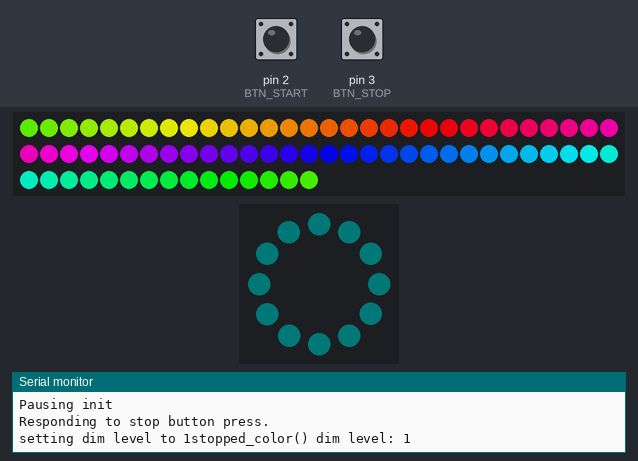
The sketch below on a simulated Arduino Uno, built with avr-gcc and run on an emulated ATmega328P. On the bench: 75 RGB LEDs in strip order, left to right, continuing on the next row, 12 RGB LEDs in a ring, first at the top, clockwise, the last lines printed to the serial monitor. The test bench sets the inputs (shaded band); at power-on: pin 2 (BTN_START) LOW, pin 3 (BTN_STOP) LOW. Dim RGB values are drawn brighter than linear.

Above: at 3.54 s.
3.6 s: pin 2 (BTN_START) pulled HIGH for 0.15 s
At 4.2 s:
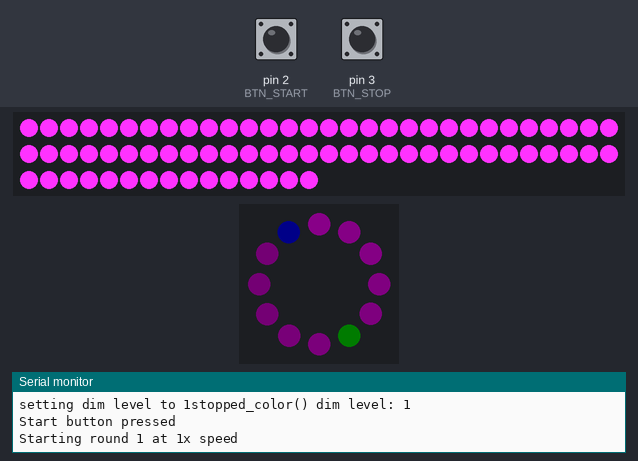
5.2 s: pin 3 (BTN_STOP) pulled HIGH for 0.15 s
At 7.66 s:
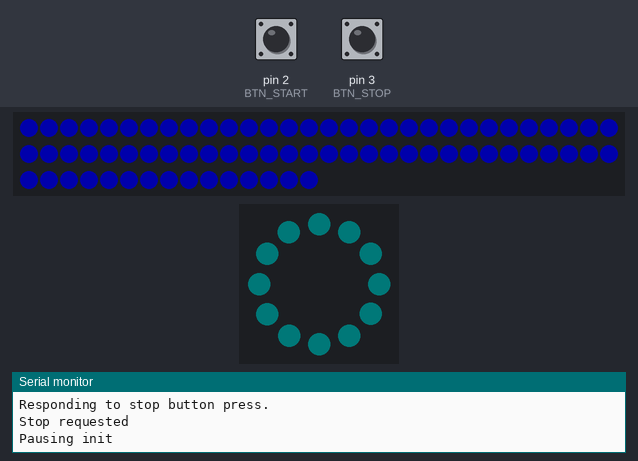
8.3 s: pin 3 (BTN_STOP) pulled HIGH for 1 s
At 9.5 s:
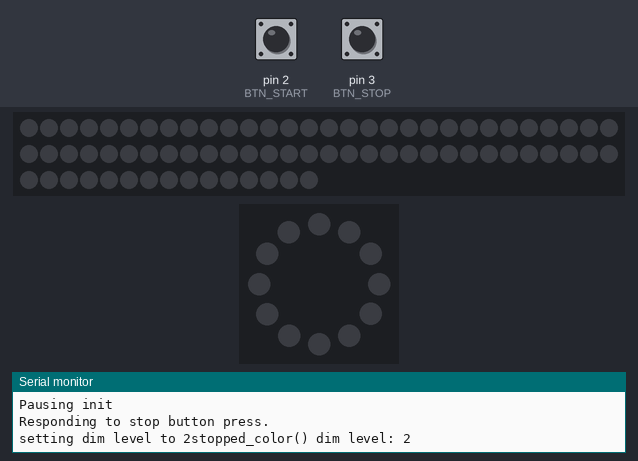
10.8 s: pin 3 (BTN_STOP) pulled HIGH for 0.15 s
At 11.4 s:
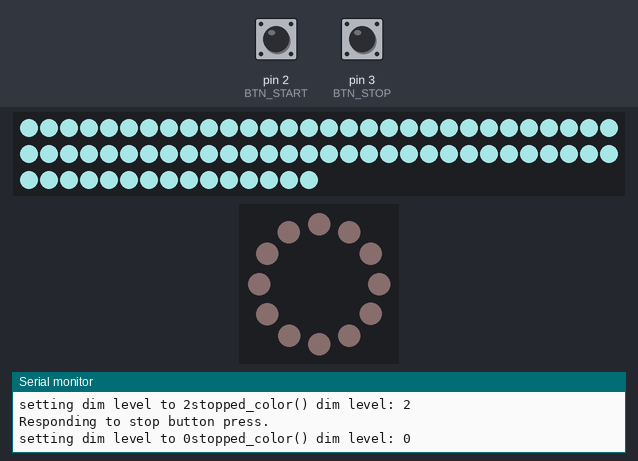
12.4 s: pin 2 (BTN_START) pulled HIGH for 1 s
At 13.0 s:
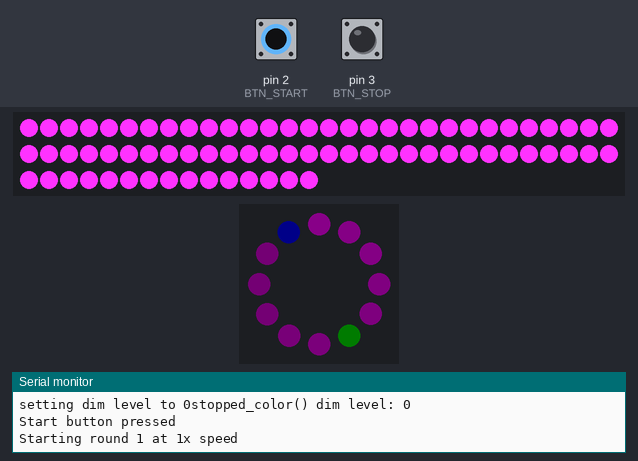
14.9 s: pin 3 (BTN_STOP) pulled HIGH for 3.2 s
At 18.6 s:
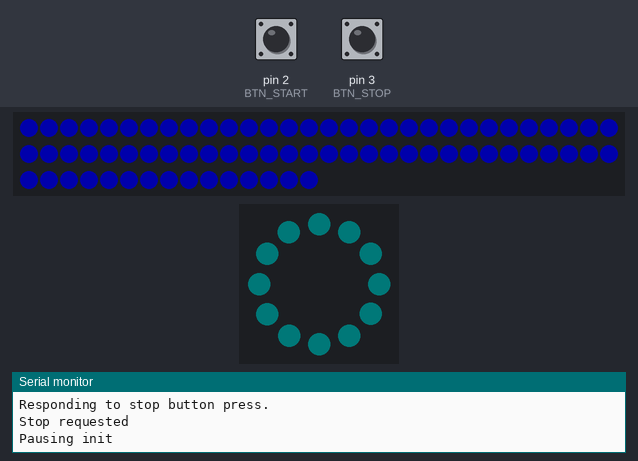
Timing chart, 0 to 20.1 s (numbered marks = the images above; inputs shaded):
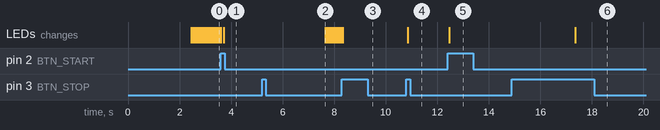

Measured:
- after the input at 3.6 s, the LEDs: change after 0.11 s (image 1)
- after the input at 5.2 s, the LEDs: change after 2.5 s (image 2)
- after the input at 8.3 s, the LEDs: change at once (image 3)
- after the input at 10.8 s, the LEDs: change after 0.06 s (image 4)
- after the input at 12.4 s, the LEDs: change after 0.07 s (image 5)
- after the input at 14.9 s, the LEDs: change after 2.5 s (image 6)

The sketch:

tomato_timer.ino
```cpp
/*
  Tomato Timer

  Creates a countdown timer for staying on track during boring work.

  Exampes usage: work for 25 min, then break for 5,
  then work for 25, etc. Every 4 work periods,
  there is a longer 20 minutes break.

  January 2017
  Mark Wolf
*/

#include <Adafruit_NeoPixel.h>
#ifdef __AVR__
  #include <avr/power.h>
#endif

// Prepare the NeoPixels
#define STRIP_PIN 7
#define RING_PIN 6 // Swap these
#define N_RING 12
#define N_STRIP 75
// Parameter 1 = number of pixels in strip
// Parameter 2 = Arduino pin number (most are valid)
// Parameter 3 = pixel type flags, add together as needed:
//   NEO_KHZ800  800 KHz bitstream (most NeoPixel products w/WS2812 LEDs)
//   NEO_KHZ400  400 KHz (classic 'v1' (not v2) FLORA pixels, WS2811 drivers)
//   NEO_GRB     Pixels are wired for GRB bitstream (most NeoPixel products)
//   NEO_RGB     Pixels are wired for RGB bitstream (v1 FLORA pixels, not v2)
//   NEO_RGBW    Pixels are wired for RGBW bitstream (NeoPixel RGBW products)
Adafruit_NeoPixel strip = Adafruit_NeoPixel(N_STRIP, STRIP_PIN, NEO_GRBW + NEO_KHZ800);
Adafruit_NeoPixel ring = Adafruit_NeoPixel(N_RING, RING_PIN, NEO_GRB + NEO_KHZ800);

// Holds color definitions for both the strip and the ring
struct Color{
  uint32_t strip;
  uint32_t ring;
};

// COLORS
#define BRIGHTNESS 10 // 0-100
#define NEW_BLUE 0, 0, 255
#define BLUE strip.Color(0, 0, 255)
Color TEAL = {strip.Color(0, 128, 64), ring.Color(0, 128, 64)};
Color PURPLE  = {strip.Color(255, 50, 255), ring.Color(255, 50, 255)};
Color GREEN = {strip.Color(0, 255, 0), ring.Color(0, 255, 0)};
Color DARK_PURPLE = {strip.Color(0, 0, 48, 0), strip.Color(0, 48, 48)};
Color DARK_BLUE = {strip.Color(48, 0, 48, 0), strip.Color(48, 0, 48)};
Color BLACK = {strip.Color(0, 0, 0), ring.Color(0, 0, 0)};
Color WHITE = {strip.Color(0, 48, 48, 128), strip.Color(255, 205, 205)};


Color c_stopped;  // Changed by pressing the stop button
#define C_OFF DARK_PURPLE
#define C_WORK PURPLE
#define C_REST GREEN

// Durations for each phase
#define TICK 400 // In milliseconds
#define LOOP_TICK 50 // In millisecond
#define DEBUG_SPEEDUP 1 // Set to 1 for normal operation
const unsigned long WORK_SEC = 25 * 60; // 25 min (in seconds)
const unsigned long BREAK_SEC = 5 * 60; // 5 min (in seconds)
#define SHORT_PER_LONG 3 // How many short breaks to each long breaksss
#define STOP_COLOR_SPEED 5.0 // 1 = 65.536 seconds

#define TONE_HZ 200

// Possible states for the system
#define STOPPED 0
#define STARTING 1
#define RUNNING 2
#define BREAK 3
#define EXPIRED 4
#define STOPPING 5

// Button and buzzer pin assignments
#define BTN_START 2
#define BTN_STOP 3
#define BUZZER A1

// Flags for setting different dimming levels for the lights
#define N_DIM_LEVELS 3
#define DIM_OFF 2
#define DIM_LOW 1
#define DIM_HIGH 0
int stopDimLevel = DIM_HIGH;

// Flags for handling button presses
bool stopPending = 0;

// Variables for debouncing buttons
#define DEBOUNCE_MS 150
unsigned long lastBtnPress;

// Variable for keeping track of how long this round has been running
unsigned long startTime;
char state;
long roundNum;

// Variable for keeping track of if the user has silenced the buzzer
bool isSilenced;
#define AUDIBLE 0
#define SILENCED 1

// Function headers
void setAllPixels(Adafruit_NeoPixel &pixel, uint32_t c, bool keepBluePin=false);

bool isNewBtnPress() {
  // Check if it's been long enough since the last button press registered
  //   to consider this a unique button press.
  unsigned long deltaBtnPress = millis() - lastBtnPress;
  lastBtnPress = millis();
  if (deltaBtnPress > DEBOUNCE_MS) {
    return true;
  } else {
    return false;
  }
}

// Function to start a work sesstion when the user presses the button
void start_pressed() {
  if (isNewBtnPress()) {
  Serial.print("Start button pressed\n");
    if (state != RUNNING) {
      state = STARTING;
    }
  }
}


void stop_pressed() {
  if (isNewBtnPress()) {
    stopPending = 1;
  };
}

Color stopped_color() {
  Color color;
  Serial.print("stopped_color() dim level: ");
  Serial.println(stopDimLevel);
  switch (stopDimLevel) {
    case DIM_OFF :
      color = BLACK;
      break;
    case DIM_LOW :
      color = DARK_PURPLE;
      break;
    case DIM_HIGH :
      color = WHITE;
      break;
  }
  return color;
}

void stop_timer() {
  Serial.println("Responding to stop button press.");
  stopPending = 0;
  if (isSilenced == AUDIBLE && state == EXPIRED) {
    Serial.println("Buzzer silenced");
    isSilenced = SILENCED;
  } else if (state == STOPPED) {
    // Cycle through the resting colors
    stopDimLevel = ((stopDimLevel + 1) % N_DIM_LEVELS);
    Serial.print("setting dim level to ");
    Serial.print(stopDimLevel);
    // Set the lights according to the dim level
    Color color = stopped_color();
    setAllPixels(ring, color.ring);
    setAllPixels(strip, color.strip);
  } else {
    // We're doing something, so stop doing it
    Serial.print("Stop requested\n");
    state = STOPPING;
  }
}

void startTimer() {
  noTone(BUZZER);
  state = RUNNING;
  startTime = millis();
  roundNum = roundNum + 1;
  isSilenced = AUDIBLE;
  Serial.print("Starting round ");
  Serial.print(roundNum);
  Serial.print(" at ");
  Serial.print(DEBUG_SPEEDUP);
  Serial.println("x speed");
}


void stopTimer() {
  roundNum = 0;
  noTone(BUZZER);
  flourish();
  state = STOPPED;
}


void setAllPixels(Adafruit_NeoPixel &pixel, uint32_t c, bool keepBluePin=false)
// Set all the neopixels to the given color
{
  for (uint16_t i=0; i < pixel.numPixels(); i++) {
    pixel.setPixelColor(i, c);
  }
  // Set the 12th pin to blue, for the ring timer
  if (keepBluePin) {
    pixel.setPixelColor(pixel.numPixels()-1, BLUE);
  }
  pixel.show();
}


void setRingLights(int numOn, uint32_t color)
// Set a certain number of LEDs on the ring to on
{
  for (int i=0; i<numOn; i++) {
    ring.setPixelColor(i, color);
  }
  // Set the remaining LEDs off
  for (int i=numOn; i<N_RING; i++) {
    ring.setPixelColor(i, C_OFF.ring);
  }
  ring.show();
}


uint32_t Wheel(byte WheelPos)
// Input a value 0 to 255 to get a color value.
// The colours are a transition r - g - b - back to r.
{
  WheelPos = 255 - WheelPos;
  if(WheelPos < 85) {
    return strip.Color(255 - WheelPos * 3, 0, WheelPos * 3);
  }
  if(WheelPos < 170) {
    WheelPos -= 85;
    return strip.Color(0, WheelPos * 3, 255 - WheelPos * 3);
  }
  WheelPos -= 170;
  return strip.Color(WheelPos * 3, 255 - WheelPos * 3, 0);
}


bool isLongRound(long roundNum) {
  return (roundNum % (SHORT_PER_LONG + 1) == 0);
}


// Determine if the timer is running or on break
char getNewState(unsigned long mSeconds, long roundNum) {
  // Get the new state
  char newState;
  if (state == STOPPED || state == STOPPING || state == STARTING) {
    // We're stopped, so stay stopped.
    newState = state;
  } else if (mSeconds < WORK_SEC * 1000) {
    // User is working normally
    newState = RUNNING;
  } else if (mSeconds < (WORK_SEC + BREAK_SEC) * 1000 && !isLongRound(roundNum)) {
    // User is in a short break
    newState = BREAK;
  } else if (mSeconds < (WORK_SEC + (SHORT_PER_LONG+1) * BREAK_SEC) * 1000 && isLongRound(roundNum)) {
    // User is in a long break
    newState = BREAK;
  } else {
    // Break has ended
    newState = EXPIRED;
  }
  return newState;
}


// Set the number of lights on the timer depending on the number of seconds in we are.
void setTimerLights(unsigned long mSeconds, long roundNum, float workBrightnessAdjust=1.) {
  int pin;
  int effectivePin;
  bool isBreakPin;
  double brightness;
  uint32_t color;
  unsigned long pinOffset = mSeconds / 1000 / 300;
  // Disable the buzzer
  noTone(BUZZER);
  // Set the pins one at a time
  for (pin=0; pin<11; pin++) {
    // Determine the brightness for the pin
    brightness = exp(-pin/4.655);
    // Determine which color to make the pin
    effectivePin = pin + pinOffset;
    // Determine if we're in a break of not
    if (isLongRound(roundNum)) {
      // It's a long break round
      isBreakPin = ((5 <= effectivePin && effectivePin <= 8) || effectivePin == 14);
    } else if (roundNum % (SHORT_PER_LONG + 1) == 3) {
      // It's the round right before a long break round
      isBreakPin = (effectivePin == 5 || (11 <= effectivePin && effectivePin <= 14));
    } else {
      // It's a regular short break round
      isBreakPin = (effectivePin == 5 || effectivePin == 11);
    }
    if (isBreakPin) {
      // Break pixel
      color = ring.Color(0, 255 * brightness, 0); // Green
    } else {
      // Work pixel
      brightness = brightness * workBrightnessAdjust;
      color = ring.Color(255 * brightness, 0, 255 * brightness);
    }
    // Set the actual pin color
    ring.setPixelColor(pin, color);
  }

  // Set the 12 o'clock position to be blue
  ring.setPixelColor(pin, BLUE);
  ring.show();
}


void setWorkLights(unsigned long mSeconds, long roundNum) {
  // Set all the strip lights
  setAllPixels(strip, C_WORK.strip);
  return setTimerLights(mSeconds, roundNum);
}


// Set the number of lights on the timer depending on how long the user is taking a break
void setBreakLights(unsigned long mSeconds, long roundNum) {
  unsigned long breakMillis;
  breakMillis = mSeconds - WORK_SEC * 1000;
  // Check if we should flash the lights
  if (breakMillis / DEBUG_SPEEDUP < 6 * TICK) {
    flashLights(breakMillis, C_REST);
  } else {
    // Display how much break time there is left
    setTimerLights(mSeconds, roundNum, 0.);
    // Set the strip lights to be green
    setAllPixels(strip, C_REST.strip);
  }
}


void setExpiredLights(unsigned long mSeconds) {
  unsigned long expiredMillis = mSeconds - (WORK_SEC + BREAK_SEC) * 1000;
  flashLights(expiredMillis, C_WORK);
}


void flashLights(unsigned long mSeconds, Color color) {
  // Flash to lights to indicate the break has start
  unsigned long numTicks = mSeconds / DEBUG_SPEEDUP / TICK;
  if (numTicks % 2) {
    // Odd tick
    setAllPixels(ring, C_OFF.ring, true);
    setAllPixels(strip, C_OFF.strip, false);
    noTone(BUZZER);
  } else {
    // Even tick
    setAllPixels(ring, color.ring, true);
    setAllPixels(strip, color.strip, false);
    if (isSilenced == AUDIBLE) {
      tone(BUZZER, TONE_HZ);
    }
  }
}


// Function that fluorishes the lights, then waits for the user to press the "Go" button
void flourish() {
  Serial.print("Pausing init\n");
  // Cycle through the lights
  for (byte i=0; i < 255; i=i+1) {
    uint32_t color = Wheel(i);
    // Set the strip LED to on
    uint16_t pxIdx = i * N_STRIP / 255;
    strip.setPixelColor(pxIdx, color);
    // Set the ring LED to on
    pxIdx = i * N_RING / 255;
    ring.setPixelColor(pxIdx, color);
    // Update the device and wait for a bit
    strip.show();
    ring.show();
    delay(0.5);
  }
  // Cycle off the lights
  for (byte i=0; i < 255; i=i+1) {
    // Set the strip LED to on
    // uint16_t pxIdx = N_STRIP - (i * N_STRIP / 255) - 1;
    uint16_t pxIdx = i * N_STRIP / 255;
    strip.setPixelColor(pxIdx, C_OFF.strip);
    // Set the ring LED off
    // pxIdx = N_RING - (i * N_RING / 255) - 1;
    pxIdx = i * N_RING / 255;
    ring.setPixelColor(pxIdx, C_OFF.ring);
    // Update the device and wait for a bit
    strip.show();
    ring.show();
    delay(0.5);
  }
}


void setOffLights() {
  setAllPixels(strip, TEAL.strip, false);
  setAllPixels(ring, TEAL.ring, true);
}


void setStoppedColor(unsigned long mSeconds)
// Set the color of the strip pixels when the timer is stopped
// Only sets pixels when we're in the STOP_DIM color
// (bright white and off still work)
{
  if (stopDimLevel == DIM_LOW) {
    unsigned short base_hue = mSeconds * STOP_COLOR_SPEED;
    uint32_t color;
    unsigned short px_hue, hue;

    for (uint16_t i=0; i < strip.numPixels(); i++) {
      px_hue = (i / (float) strip.numPixels()) * 65536;
      hue = base_hue - px_hue;
      color = strip.ColorHSV(hue, 255, 191);
      strip.setPixelColor(i, color);
    }
    strip.show();
  }
}


// the setup function runs once when you press reset or power the board
void setup() {
  Serial.begin(9600);

  // Initialize the Neo Pixels
  strip.begin();
  ring.setBrightness(BRIGHTNESS);
  strip.show(); // Initialize all pixels to 'off'
  ring.begin();
  ring.setBrightness(BRIGHTNESS);
  ring.show(); // Initialize all pixels to 'off'

  // Set the interrupt for when the various buttons are pressed
  // attachInterrupt(digitalPinToInterrupt(MUTE_PIN), mute_buzzer, RISING);
  attachInterrupt(digitalPinToInterrupt(BTN_START), start_pressed, RISING);
  attachInterrupt(digitalPinToInterrupt(BTN_STOP), stop_pressed, RISING);

  // Set initial state
  lastBtnPress = millis();
  stopTimer();
  stop_pressed();
}

void loop() {

  // Figure out how long we've been working so far
  unsigned long mSecondsIn = (millis() - startTime) * DEBUG_SPEEDUP;

  state = getNewState(mSecondsIn, roundNum);

  // Set the lights appropriately
  if (stopPending) {
    stop_timer();
  } else if (state == STOPPED) {
    setStoppedColor(mSecondsIn);
  //  setAllPixels(strip, c_stopped.strip);
  //  setAllPixels(ring, c_stopped.ring);
  } else if (state == RUNNING) {
    setWorkLights(mSecondsIn, roundNum);
  } else if (state == BREAK) {
    setBreakLights(mSecondsIn, roundNum);
  } else if (state == EXPIRED) {
    setExpiredLights(mSecondsIn);
  } else if (state == STOPPING) {
    stopTimer();
  } else if (state == STARTING) {
    startTimer();
  }

  // Sleep until the next round
  delay(LOOP_TICK);
}
```
